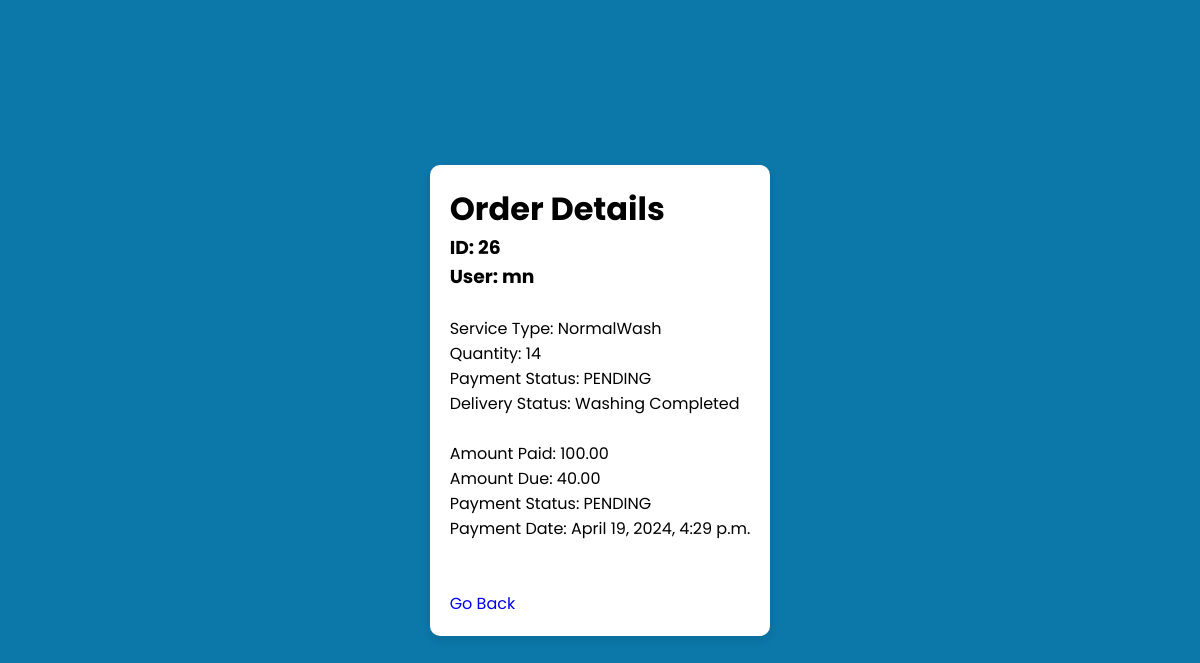
Page /view_details/26/ on the committed database.
### userModule/models.py (models this page shows, shortened)
class Orderstbl(models.Model):
    SERVICE_TYPE_CHOICES = [
        ('Dryclean', 'Dryclean'),
        ('NormalWash', 'NormalWash'),
    ]
    user = models.ForeignKey(Usertbl, on_delete=models.CASCADE, null=False)
    service_type = models.CharField(max_length=20, choices=SERVICE_TYPE_CHOICES, null=False)
    quantity = models.IntegerField()
    amount = models.IntegerField()
    expected_delivery_date = models.DateField()
    payment_completed = models.BooleanField(default=False)
    delivery_status = models.CharField(max_length=100, blank=True, null=True)

class Usertbl(models.Model):
    USER_TYPE_CHOICES = [
        ('USER', 'user'),
        ('STAFF', 'staff'),
        ('ADMIN', 'admin'),
    ]
    user = models.OneToOneField(User, on_delete=models.CASCADE)
    usertype = models.CharField(max_length=10, choices=USER_TYPE_CHOICES)
    username = models.TextField(max_length=255, blank=False)
    useremail = models.EmailField(max_length=254, unique=True, blank=False, null=False)
    is_staff = models.BooleanField(default=False)  # New Field For Host
    is_admin = models.BooleanField(default=False)  # New Field For Admin

class Payment(models.Model):
    PAYMENT_STATUS_CHOICES = [
        ('SUCCESS', 'Success'),
        ('PENDING', 'Pending'),
        ('FAILED', 'Failed'),
    ]
    order = models.ForeignKey(Orderstbl, on_delete=models.CASCADE, null=False)
    amount_paid = models.DecimalField(max_digits=10, decimal_places=2, validators=[MinValueValidator(0)])
    due_amount = models.DecimalField(max_digits=10, decimal_places=2, validators=[MinValueValidator(0)], default=0.0)
    payment_status = models.CharField(max_length=10, choices=PAYMENT_STATUS_CHOICES, default='PENDING')
    payment_date = models.DateTimeField(auto_now_add=True)

### userModule/views.py (the view)
# urls.py: path('view_details/<int:order_id>/', view_details, name='view_details'),
def view_details(request, order_id):
    order = Orderstbl.objects.get(pk=order_id)
    user = order.user
    payment = Payment.objects.filter(order=order).first()  # Assuming there's only one payment per order
    context = {
        'order': order,
        'user': user,
        'payment': payment,
    }
    return render(request, 'userM/view_details.html', context)

### templates/userM/view_details.html (shortened to what this page needs)
{% extends 'base.html'%}
{% load static %}
{% block extrahead %}
<link rel="stylesheet" href="{% static 'css/invoice.css' %}">
{% endblock extrahead %}
{% block content %}
<div class="card">
    <div class="order-details">
        <h1>Order Details</h1>
        <h3>ID: {{ order.id }}</h3>
        <h3>User: {{ order.user.username }}</h3>
        <br>
        <p>Service Type: {{ order.service_type }}</p>
        <p>Quantity: {{ order.quantity }}</p>
        <p>Payment Status: {{ order.payment_set.first.payment_status }}</p>
        <p>Delivery Status: {{ order.delivery_status }}</p>
    </div>
    <br>
    <div class="payment-info">
        <p>Amount Paid: {{ payment.amount_paid }}</p>
        <p>Amount Due: {{ payment.due_amount }}</p>
        <p>Payment Status: {{ payment.payment_status }}</p>
        <p>Payment Date: {{ payment.payment_date }}</p>
    </div>
    <br>
    <br>
    <div class="submit">
        <a href="{% url 'staff_page' %}">Go Back</a>
    </div>
</div>
<section class="sticky">
    <div class="bubbles">
    </div>
</section>
{% endblock content %}

### static/css/invoice.css (style rules this page uses)
* { margin: 0; padding: 0; box-sizing: border-box; text-decoration: none; font-family: 'Poppins', sans-serif; }
body { display: flex; flex-direction: row; align-content: center; justify-content: center; align-items: center; height: 100vh; background-image: url(./third.jpg); }
body, html { width: 100%; height: 100%; }
body { margin: 0; padding: 0; background: #0c77a9; }
.bubbles { position: absolute; width: 100%; height: 100%; z-index: -2; overflow: hidden; top: 0; left: 0; }
.card { background-color: #ffffff; border-radius: 10px; box-shadow: 0 4px 8px rgba(0, 0, 0, 0.1); padding: 20px; margin: 20px; }

### rows in the picture
Orderstbl: id "26", user.username "mn", service_type "NormalWash", quantity "14", payment_set.first.payment_status "PENDING", delivery_status "Washing Completed"
Payment: amount_paid "100.00", due_amount "40.00", payment_status "PENDING", payment_date "April 19, 2024, 4:29 p.m."
